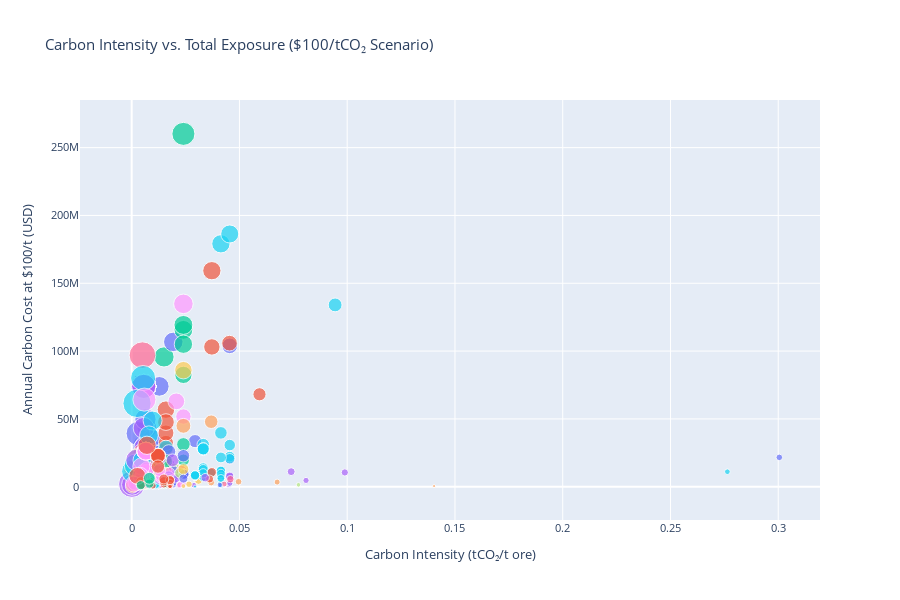

The code cell stored with this chart in its notebook:
### Markdown cell above
### 4.2 Scatter Plot: Carbon Intensity vs. Total Emissions

### Code cell
# Create scatter plot with production mines
scatter_data = df_intensity.copy()
scatter_data['size_marker'] = np.sqrt(
    scatter_data['annual_production_t_ore']) # Scale for visibility

fig2 = px.scatter(
    scatter_data,
    x='carbon_intensity',
    y='carbon_cost_usd_100',
    size='size_marker',
    color='iso3_country',
    hover_data=['source_name', 'parent_name', 'annual_emissions_t_co2e', 'annual_production_t_ore'],
    title='Carbon Intensity vs. Total Exposure ($100/tCO₂ Scenario)',
    labels={
        'carbon_intensity': 'Carbon Intensity (tCO₂/t ore)',
        'carbon_cost_usd_100': 'Annual Carbon Cost at $100/t (USD)',
        'iso3_country': 'Country'
    },
    height=600
)

fig2.update_layout(
    showlegend=False,  # Too many countries
    font=dict(size=11)
)

fig2.show()
